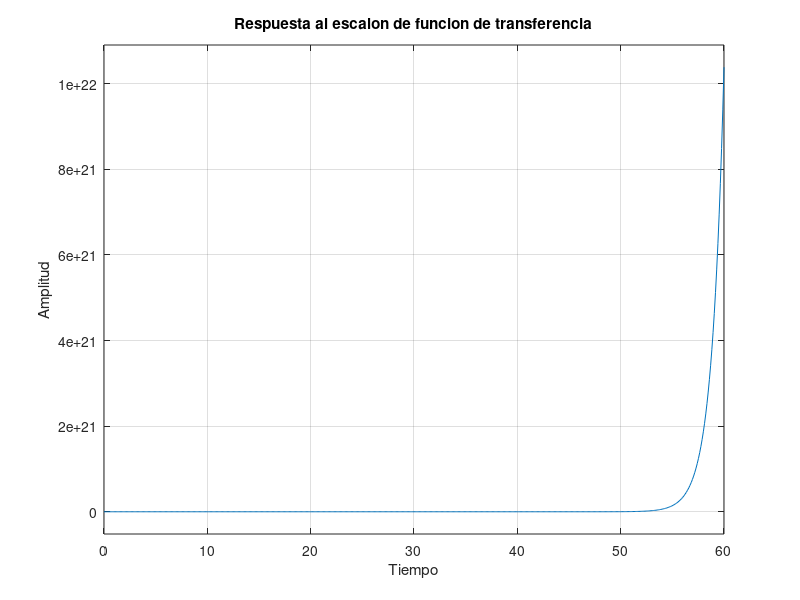

The MATLAB source for this figure:
clc
clear
close all

s = tf("s");

H_1 = 4 * s/(10 * s^2 + 4);
H_2 = 3 / (6 * s + 16);
H_3 = (4 * s + 10) / (4 * s^3 + 9 * s^2 + 5 * s);
H_4 = 1 / (7 * s + 10);
H_5 = (8 * s + 8) / (s^3 + 2 * s^2 + 3 * s);
H_6 =(3 * s + 2) / (5 * s^2 + 7 * s + 10);


% Se presenta una retroalimentación unitaria positiva para H3
% se utiliza la siguiente transformación Ht = H3/(1-H3)

Ht_3 = H_3 / (1 - H_3);

% H4 y H5 se encuentran en paralelo se prodece con la suma de ambos

Hp_4_5 = H_4 + H_5;

% Hp_45 se encuentra en serie con Ht_3, se multiplican las funciones de
% transferencia

H_3_4_5 = Ht_3 * Hp_4_5;

% H_345 se encuentra en serie con H6, se multiplican las funciones de
% transferencia

H_3_4_5_6 = H_3_4_5 * H_6;

% H1, H2, y H_3456 se encuentran en paralelo, por ende se suman las
% funciones de transferencia

H = H_1 + H_2 + H_3_4_5_6;

% Se grafica la función resultante mediante uso de la función step
figure()
step(H)
title("Respuesta al escalon de funcion de transferencia")
ylabel("Amplitud")
xlabel("Tiempo")
grid on % activar grilla

% Se devuelve valor obtenido por la funcion de transferencia del sistema
H
